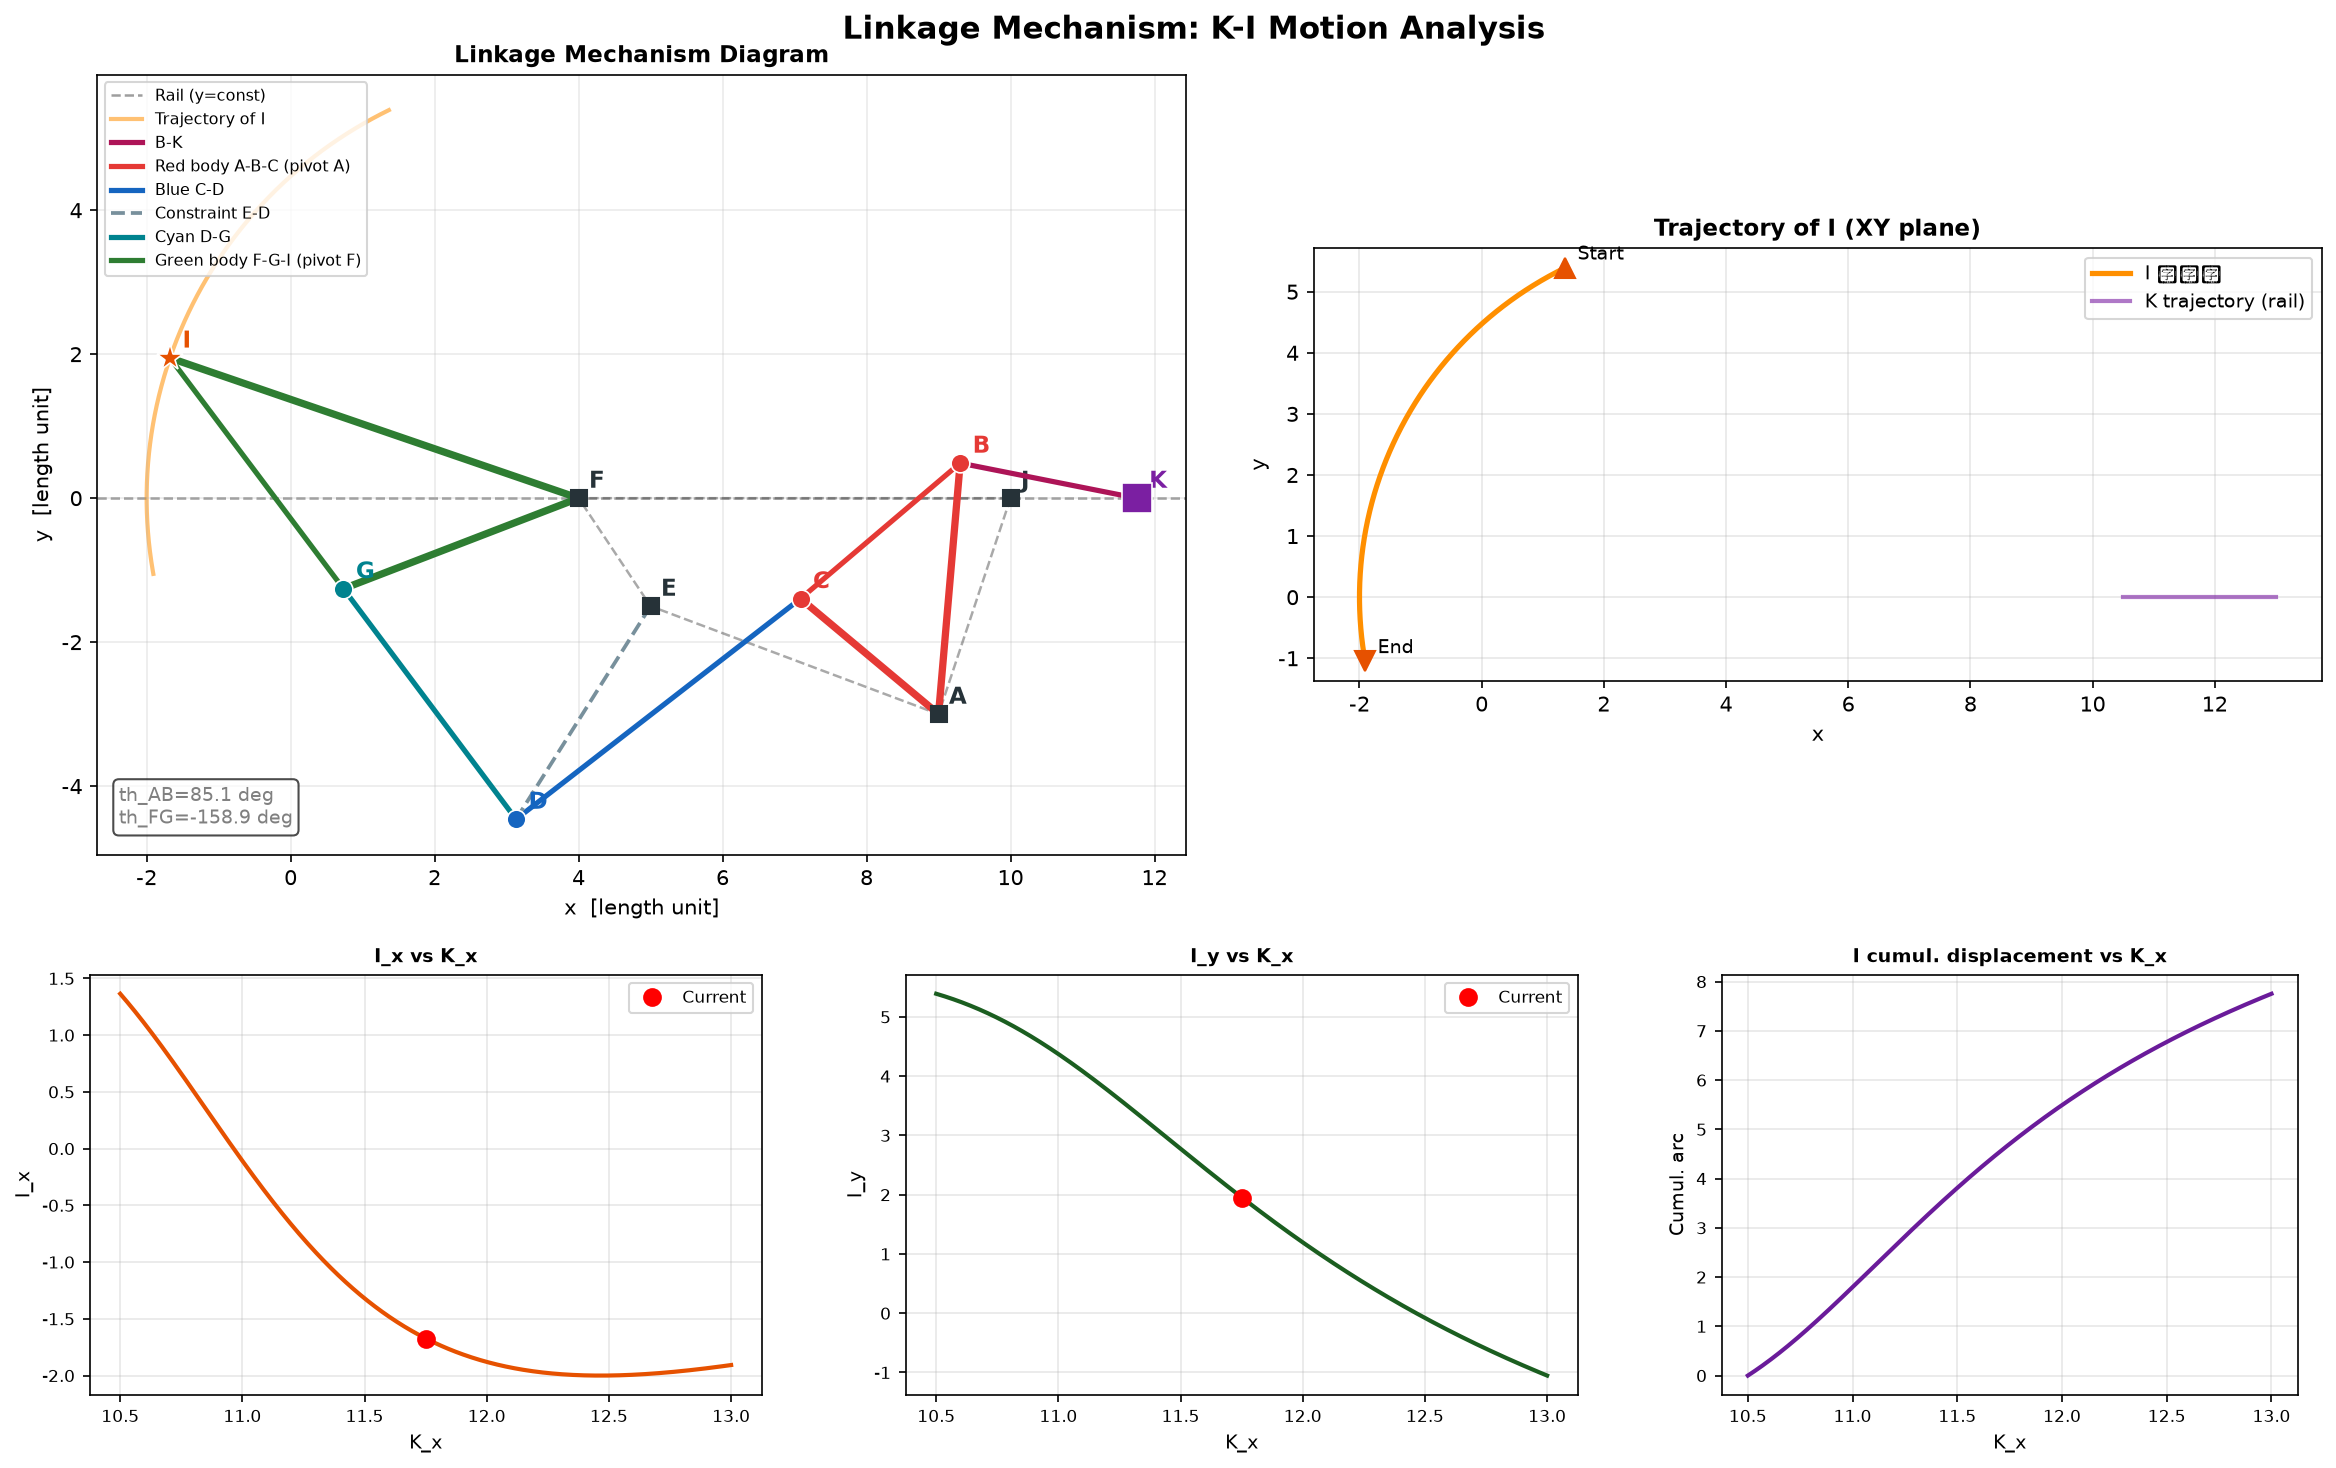

Generate this figure with Python:
#!/usr/bin/env python3
"""
連桿機構運動分析 — Linkage Mechanism Kinematic Analysis
══════════════════════════════════════════════════════════

機構拓撲 (Topology):
  K(滑塊輸入) ──[L_KB]──► B ──[紅色剛體 | 轉軸 A]──► C
  ──[L_CD(藍)]──► D ◄──[L_ED(約束)]── E(固定)
  ──[L_DG(青)]──► G ──[綠色剛體 | 轉軸 F]──► I(輸出)

所需幾何量一覽:
  固定座標: A, E, F  (均屬固定框架 JAEF)
  桿長:     L_KB, L_AB, L_AC, L_CD, L_ED, L_DG, L_FG, L_FI
  角度:     α_BAC — B 與 C 在紅色剛體上的夾角
            α_GFI — I 在綠色剛體上相對於 FG 方向的偏角

使用方式:
  python linkage_analysis.py           ← Interactive mode (drag slider)
  python linkage_analysis.py --static  ← Static output, saves PNG
"""

import sys
import numpy as np
import matplotlib
import matplotlib.pyplot as plt
import matplotlib.patches as mpatches
from matplotlib.widgets import Slider

matplotlib.rcParams['font.family'] = ['DejaVu Sans', 'Arial Unicode MS', 'sans-serif']
matplotlib.rcParams['axes.unicode_minus'] = False


# ══════════════════════════════════════════════════════════════════════
#  ★★★  可編輯幾何參數  ★★★
# ══════════════════════════════════════════════════════════════════════

P = {
    # ── 固定框架 JAEF 各點座標 (x, y) ─────────────────────────────
    'J': np.array([10.0,  0.0]),   # 滑塊導軌右錨點
    'A': np.array([ 9.0, -3.0]),   # 紅色桿件固定轉軸
    'E': np.array([ 5.0, -1.5]),   # ED 約束桿固定端
    'F': np.array([ 4.0,  0.0]),   # 綠色桿件固定轉軸

    # ── 滑塊 K 導軌 (水平線 y = K_y) ──────────────────────────────
    'K_y'    :  0.0,
    'K_x_min': 10.5,   # K 行程左端 (輸入最小值)
    'K_x_max': 13.0,   # K 行程右端 (輸入最大值)

    # ── 桿件長度 ───────────────────────────────────────────────────
    'L_KB'  : 2.5,     # K ─ B
    'L_AB'  : 3.5,     # A ─ B  (紅色剛體)
    'L_AC'  : 2.5,     # A ─ C  (紅色剛體)
    'α_BAC' : np.radians(55),   # ∠BAC 紅色剛體內夾角 [rad]

    'L_CD'  : 5.0,     # C ─ D  (藍色連桿)
    'L_ED'  : 3.5,     # E ─ D  (約束桿)

    'L_DG'  : 4.0,     # D ─ G  (青色連桿)
    'L_FG'  : 3.5,     # F ─ G  (綠色剛體)

    'L_FI'  : 6.0,     # F ─ I  (輸出臂)
    'α_GFI' : np.radians(-40),  # ∠GFI 綠色剛體內偏角 [rad]
}

# 分支選擇 (+1 / -1 對應兩圓交點的兩個解，若姿態不對請切換符號)
SIGNS = {
    'B': 1,    # 求 B 點時
    'D': 1,    # 求 D 點時
    'G': -1,   # 求 G 點時
}


# ══════════════════════════════════════════════════════════════════════
#  幾何求解工具
# ══════════════════════════════════════════════════════════════════════

def circle_intersect(c1, r1, c2, r2, sign=1):
    """
    求兩圓的交點。
    sign=+1 取「左側」解，sign=-1 取「右側」解。
    兩圓不相交時回傳 None。
    """
    diff = c2 - c1
    d = np.hypot(diff[0], diff[1])
    if d > r1 + r2 + 1e-9 or d < abs(r1 - r2) - 1e-9 or d < 1e-12:
        return None
    a = (r1**2 - r2**2 + d**2) / (2.0 * d)
    h = np.sqrt(max(0.0, r1**2 - a**2))
    mid  = c1 + a * diff / d
    perp = np.array([-diff[1], diff[0]]) / d
    return mid + sign * h * perp


# ══════════════════════════════════════════════════════════════════════
#  運動學求解 — 正向運動學 K → I
# ══════════════════════════════════════════════════════════════════════

def solve(xk, p=None, s=None):
    """
    給定滑塊 x 座標 xk，依序求解各關節位置。

    求解步驟:
      ①  B  : 圓(A, L_AB) ∩ 圓(K, L_KB)
      ②  C  : 由紅色剛體旋轉角 th_AB 推算
      ③  D  : 圓(C, L_CD) ∩ 圓(E, L_ED)
      ④  G  : 圓(F, L_FG) ∩ 圓(D, L_DG)
      ⑤  I  : 綠色剛體偏角 α_GFI 推算

    回傳: 各點座標的 dict，或 None（死點/行程外）
    """
    if p is None: p = P
    if s is None: s = SIGNS

    K = np.array([xk, p['K_y']])

    # ① B
    B = circle_intersect(p['A'], p['L_AB'], K, p['L_KB'], s['B'])
    if B is None:
        return None

    # ② C  (紅色剛體旋轉)
    th_AB = np.arctan2(B[1] - p['A'][1], B[0] - p['A'][0])
    th_AC = th_AB + p['α_BAC']
    C = p['A'] + p['L_AC'] * np.array([np.cos(th_AC), np.sin(th_AC)])

    # ③ D
    D = circle_intersect(C, p['L_CD'], p['E'], p['L_ED'], s['D'])
    if D is None:
        return None

    # ④ G
    G = circle_intersect(p['F'], p['L_FG'], D, p['L_DG'], s['G'])
    if G is None:
        return None

    # ⑤ I  (綠色剛體旋轉)
    th_FG = np.arctan2(G[1] - p['F'][1], G[0] - p['F'][0])
    th_FI = th_FG + p['α_GFI']
    I = p['F'] + p['L_FI'] * np.array([np.cos(th_FI), np.sin(th_FI)])

    return dict(
        K=K, B=B, C=C, D=D, G=G, I=I,
        A=p['A'], E=p['E'], F=p['F'],
        th_AB=float(np.degrees(th_AB)),
        th_FG=float(np.degrees(th_FG)),
    )


def sweep(p=None, s=None, n=500):
    """掃描 K 的完整行程，回傳各點軌跡。"""
    if p is None: p = P
    if s is None: s = SIGNS
    xs = np.linspace(p['K_x_min'], p['K_x_max'], n)
    keys = ['K', 'B', 'C', 'D', 'G', 'I']
    traj = {k: [] for k in keys}
    kxs = []
    for xk in xs:
        r = solve(xk, p, s)
        if r is not None:
            kxs.append(xk)
            for k in keys:
                traj[k].append(r[k])
    return np.array(kxs), {k: np.array(v) for k, v in traj.items()}


# ══════════════════════════════════════════════════════════════════════
#  繪圖配色
# ══════════════════════════════════════════════════════════════════════

C_ = {
    'frame' : '#424242',
    'rail'  : '#9E9E9E',
    'red'   : '#E53935',
    'BK'    : '#AD1457',
    'blue'  : '#1565C0',
    'ED'    : '#78909C',
    'cyan'  : '#00838F',
    'green' : '#2E7D32',
    'trail' : '#FF8F00',
    'K'     : '#7B1FA2',
    'I'     : '#E65100',
    'fixed' : '#263238',
}


# ══════════════════════════════════════════════════════════════════════
#  繪製機構圖
# ══════════════════════════════════════════════════════════════════════

def draw_mechanism(ax, r, trail_I=None, p=None):
    if p is None: p = P
    ax.cla()

    # Slider rail
    ax.axhline(p['K_y'], color=C_['rail'], lw=1.2, ls='--', zorder=0, label='Rail (y=const)')

    # I point trajectory
    if trail_I is not None and len(trail_I) > 1:
        ax.plot(trail_I[:, 0], trail_I[:, 1], '-',
                color=C_['trail'], lw=2, alpha=0.55, zorder=1, label='Trajectory of I')

    # Fixed frame JAEF
    frame = np.array([p['J'], p['A'], p['E'], p['F'], p['J']])
    ax.plot(frame[:, 0], frame[:, 1], '--', color=C_['frame'],
            lw=1.2, alpha=0.45, zorder=2)
    for name, pt in [('J', p['J']), ('A', p['A']), ('E', p['E']), ('F', p['F'])]:
        ax.plot(*pt, 's', color=C_['fixed'], ms=8, zorder=7)
        ax.annotate(name, pt, textcoords='offset points', xytext=(5, 5),
                    fontsize=11, color=C_['fixed'], fontweight='bold')

    if r is None:
        ax.set_title('Dead point / out of range', color='red', fontsize=12)
        ax.set_aspect('equal'); ax.grid(True, alpha=0.25)
        return

    def link(ax, p1, p2, color, lw=2.5, ls='-', **kw):
        ax.plot([p1[0], p2[0]], [p1[1], p2[1]], ls,
                color=color, lw=lw, zorder=3, **kw)

    # Link B-K
    link(ax, r['B'], r['K'], C_['BK'], lw=2.5, label='B-K')

    # Red rigid body (A-B, A-C, B-C)
    link(ax, r['A'], r['B'], C_['red'], lw=3.5)
    link(ax, r['A'], r['C'], C_['red'], lw=3.5)
    link(ax, r['B'], r['C'], C_['red'], lw=2.5, label='Red body A-B-C (pivot A)')

    # Blue link C-D
    link(ax, r['C'], r['D'], C_['blue'], lw=2.5, label='Blue C-D')

    # Constraint link E-D (dashed)
    link(ax, r['E'], r['D'], C_['ED'], lw=1.8, ls='--', label='Constraint E-D')

    # Cyan link D-G
    link(ax, r['D'], r['G'], C_['cyan'], lw=2.5, label='Cyan D-G')

    # Green rigid body (F-G, F-I, G-I)
    link(ax, r['F'], r['G'], C_['green'], lw=3.5)
    link(ax, r['F'], r['I'], C_['green'], lw=3.5)
    link(ax, r['G'], r['I'], C_['green'], lw=2.5, label='Green body F-G-I (pivot F)')

    # Joint markers
    joints = [
        ('K', r['K'],  C_['K'],     14, 's'),
        ('B', r['B'],  C_['red'],    9, 'o'),
        ('C', r['C'],  C_['red'],    9, 'o'),
        ('D', r['D'],  C_['blue'],   9, 'o'),
        ('G', r['G'],  C_['cyan'],   9, 'o'),
        ('I', r['I'],  C_['I'],     13, '*'),
    ]
    for name, pt, col, ms, mk in joints:
        ax.plot(*pt, mk, color=col, ms=ms, zorder=8, markeredgecolor='white', mew=0.8)
        ax.annotate(name, pt, textcoords='offset points', xytext=(6, 5),
                    fontsize=11, color=col, fontweight='bold')

    # Angle annotation
    ax.annotate(
        f"th_AB={r['th_AB']:.1f} deg\nth_FG={r['th_FG']:.1f} deg",
        xy=(0.02, 0.04), xycoords='axes fraction',
        fontsize=9, color='gray',
        bbox=dict(boxstyle='round,pad=0.3', fc='white', alpha=0.7)
    )

    ax.set_aspect('equal')
    ax.grid(True, alpha=0.25)
    ax.set_xlabel('x  [length unit]', fontsize=10)
    ax.set_ylabel('y  [length unit]', fontsize=10)
    ax.set_title('Linkage Mechanism Diagram', fontsize=11, fontweight='bold')
    ax.legend(loc='upper left', fontsize=7.5, framealpha=0.8)


# ══════════════════════════════════════════════════════════════════════
#  右側關係圖
# ══════════════════════════════════════════════════════════════════════

def draw_relations(axes, kxs, traj):
    """繪製 I_x / I_y / |ΔI| 對 K_x 的關係。"""
    ax1, ax2, ax3 = axes

    Ix = traj['I'][:, 0]
    Iy = traj['I'][:, 1]
    Kx = traj['K'][:, 0]
    dI = np.hypot(np.diff(Ix, prepend=Ix[0]),
                  np.diff(Iy, prepend=Iy[0]))
    dI_cum = np.cumsum(dI)  # Cumul. arc

    for ax, data, ylabel, title, color in [
        (ax1, Ix,     'I_x',       'I_x vs K_x', C_['I']),
        (ax2, Iy,     'I_y',       'I_y vs K_x', '#1B5E20'),
        (ax3, dI_cum, 'Cumul. arc',  'I cumul. displacement vs K_x', '#6A1B9A'),
    ]:
        ax.cla()
        ax.plot(kxs, data, '-', color=color, lw=2)
        ax.set_ylabel(ylabel, fontsize=9)
        ax.set_xlabel('K_x', fontsize=9)
        ax.set_title(title, fontsize=9, fontweight='bold')
        ax.grid(True, alpha=0.3)
        ax.tick_params(labelsize=8)

    return ax1, ax2, ax3


# ══════════════════════════════════════════════════════════════════════
#  靜態輸出模式
# ══════════════════════════════════════════════════════════════════════

def static_mode():
    """產生靜態分析圖並儲存。"""
    kxs, traj = sweep()
    if len(kxs) == 0:
        print("ERROR: No solution in full range. Adjust params or SIGNS.")
        sys.exit(1)

    fig = plt.figure(figsize=(16, 10))
    fig.suptitle('Linkage Mechanism: K-I Motion Analysis', fontsize=15, fontweight='bold', y=0.98)

    # ── 上方: 機構圖 + I 點軌跡 (XY 平面) ──
    ax_mech = fig.add_axes([0.04, 0.42, 0.46, 0.52])
    ax_xy   = fig.add_axes([0.55, 0.42, 0.42, 0.52])

    # mid-range pose
    xk_mid = kxs[len(kxs) // 2]
    r_mid  = solve(xk_mid)
    draw_mechanism(ax_mech, r_mid, traj['I'])

    # I 點 XY 軌跡
    ax_xy.plot(traj['I'][:, 0], traj['I'][:, 1], '-',
               color=C_['trail'], lw=2.5, label='I 點軌跡')
    ax_xy.plot(traj['K'][:, 0], np.zeros(len(kxs)), '-',
               color=C_['K'], lw=2, alpha=0.6, label='K trajectory (rail)')
    # 標注起訖點
    for idx, marker, label in [(0, '^', 'Start'), (-1, 'v', 'End')]:
        ax_xy.plot(*traj['I'][idx], marker, color=C_['I'], ms=10)
        ax_xy.annotate(label, traj['I'][idx], textcoords='offset points',
                       xytext=(6, 4), fontsize=9)
    ax_xy.set_aspect('equal')
    ax_xy.grid(True, alpha=0.3)
    ax_xy.set_xlabel('x', fontsize=10)
    ax_xy.set_ylabel('y', fontsize=10)
    ax_xy.set_title('Trajectory of I (XY plane)', fontsize=11, fontweight='bold')
    ax_xy.legend(fontsize=9)

    # ── 下方: 關係曲線 ──
    ax1 = fig.add_axes([0.04, 0.06, 0.28, 0.28])
    ax2 = fig.add_axes([0.38, 0.06, 0.28, 0.28])
    ax3 = fig.add_axes([0.72, 0.06, 0.24, 0.28])
    draw_relations([ax1, ax2, ax3], kxs, traj)

    # 在 I_x / I_y 圖上標注對應 K 位置
    for ax_r, data in [(ax1, traj['I'][:, 0]), (ax2, traj['I'][:, 1])]:
        ax_r.plot(xk_mid, data[len(kxs) // 2], 'o', color='red', ms=8, zorder=5,
                  label='Current')
        ax_r.legend(fontsize=8)

    plt.savefig('linkage_analysis.png', dpi=150, bbox_inches='tight')
    print("Saved: linkage_analysis.png")
    plt.show()


# ══════════════════════════════════════════════════════════════════════
#  互動模式
# ══════════════════════════════════════════════════════════════════════

def interactive_mode():
    """Interactive mode: drag slider to update."""
    kxs, traj = sweep()
    if len(kxs) == 0:
        print("ERROR: No solution in full range. Adjust params or SIGNS.")
        sys.exit(1)

    xk0 = (P['K_x_min'] + P['K_x_max']) / 2
    r0  = solve(xk0)

    fig = plt.figure(figsize=(15, 9))
    fig.suptitle('Linkage K-I Analysis  (drag slider below)', fontsize=13, fontweight='bold')

    ax_mech  = fig.add_axes([0.03, 0.17, 0.50, 0.76])
    ax_ix    = fig.add_axes([0.58, 0.60, 0.38, 0.30])
    ax_iy    = fig.add_axes([0.58, 0.17, 0.38, 0.30])
    ax_slide = fig.add_axes([0.10, 0.05, 0.80, 0.04])

    draw_mechanism(ax_mech, r0, traj['I'])

    # static background curves
    Ix = traj['I'][:, 0]
    Iy = traj['I'][:, 1]
    ax_ix.plot(kxs, Ix, '-', color=C_['I'],  lw=2, label='I_x')
    ax_iy.plot(kxs, Iy, '-', color='#2E7D32', lw=2, label='I_y')

    for ax_r, ylabel, title in [
        (ax_ix, 'I_x', 'I_x vs K_x'),
        (ax_iy, 'I_y', 'I_y vs K_x'),
    ]:
        ax_r.set_ylabel(ylabel, fontsize=9)
        ax_r.set_xlabel('K_x', fontsize=9)
        ax_r.set_title(title, fontsize=9, fontweight='bold')
        ax_r.grid(True, alpha=0.3)

    # 移動指示點
    dot_ix, = ax_ix.plot([], [], 'o', color='red',  ms=9, zorder=5)
    dot_iy, = ax_iy.plot([], [], 'o', color='red',  ms=9, zorder=5)
    vline_ix = ax_ix.axvline(xk0, color='gray', lw=1, ls=':')
    vline_iy = ax_iy.axvline(xk0, color='gray', lw=1, ls=':')

    # info text
    txt_info = fig.text(0.58, 0.94, '', fontsize=10,
                        va='top', ha='left',
                        bbox=dict(boxstyle='round', fc='white', alpha=0.8))

    def update(xk):
        r = solve(xk)
        draw_mechanism(ax_mech, r, traj['I'])
        if r is not None:
            dot_ix.set_data([xk], [r['I'][0]])
            dot_iy.set_data([xk], [r['I'][1]])
            vline_ix.set_xdata([xk, xk])
            vline_iy.set_xdata([xk, xk])
            txt_info.set_text(
                f"K  = ({xk:.3f}, {P['K_y']:.3f})\n"
                f"I  = ({r['I'][0]:.3f}, {r['I'][1]:.3f})\n"
                f"th_AB = {r['th_AB']:.2f} deg\n"
                f"th_FG = {r['th_FG']:.2f} deg"
            )
        fig.canvas.draw_idle()

    update(xk0)

    slider = Slider(ax_slide, 'K_x', P['K_x_min'], P['K_x_max'],
                    valinit=xk0, color='#7B1FA2')
    slider.on_changed(lambda val: update(slider.val))

    plt.show()


# ══════════════════════════════════════════════════════════════════════
#  進入點
# ══════════════════════════════════════════════════════════════════════

if __name__ == '__main__':
    if '--static' in sys.argv:
        static_mode()
    else:
        interactive_mode()
